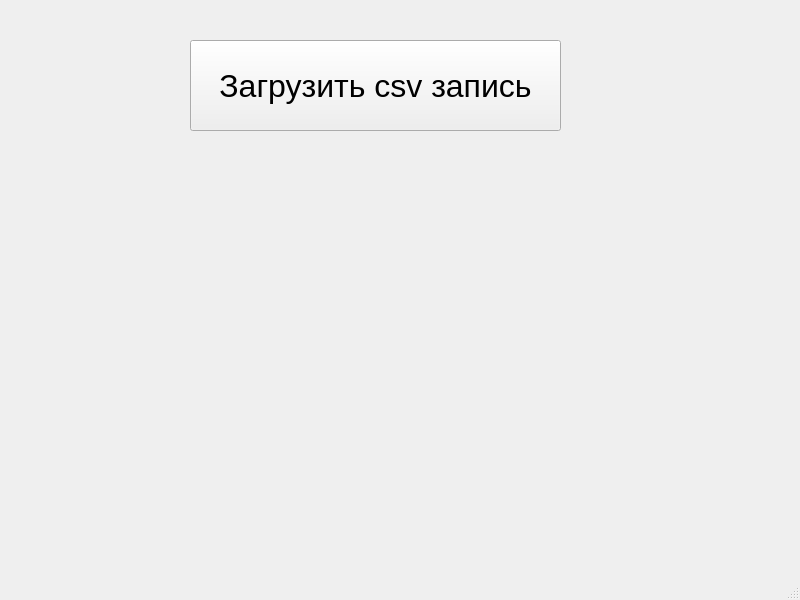
<?xml version="1.0" encoding="UTF-8"?>
<ui version="4.0">
 <class>MainWindow</class>
 <widget class="QMainWindow" name="MainWindow">
  <property name="geometry">
   <rect>
    <x>0</x>
    <y>0</y>
    <width>800</width>
    <height>600</height>
   </rect>
  </property>
  <property name="windowTitle">
   <string>MainWindow</string>
  </property>
  <widget class="QWidget" name="centralwidget">
   <widget class="QPushButton" name="csvloader">
    <property name="geometry">
     <rect>
      <x>190</x>
      <y>40</y>
      <width>371</width>
      <height>91</height>
     </rect>
    </property>
    <property name="font">
     <font>
      <pointsize>24</pointsize>
     </font>
    </property>
    <property name="text">
     <string>Загрузить csv запись</string>
    </property>
   </widget>
  </widget>
  <widget class="QMenuBar" name="menubar">
   <property name="geometry">
    <rect>
     <x>0</x>
     <y>0</y>
     <width>800</width>
     <height>21</height>
    </rect>
   </property>
  </widget>
  <widget class="QStatusBar" name="statusbar"/>
 </widget>
 <resources/>
 <connections/>
</ui>
